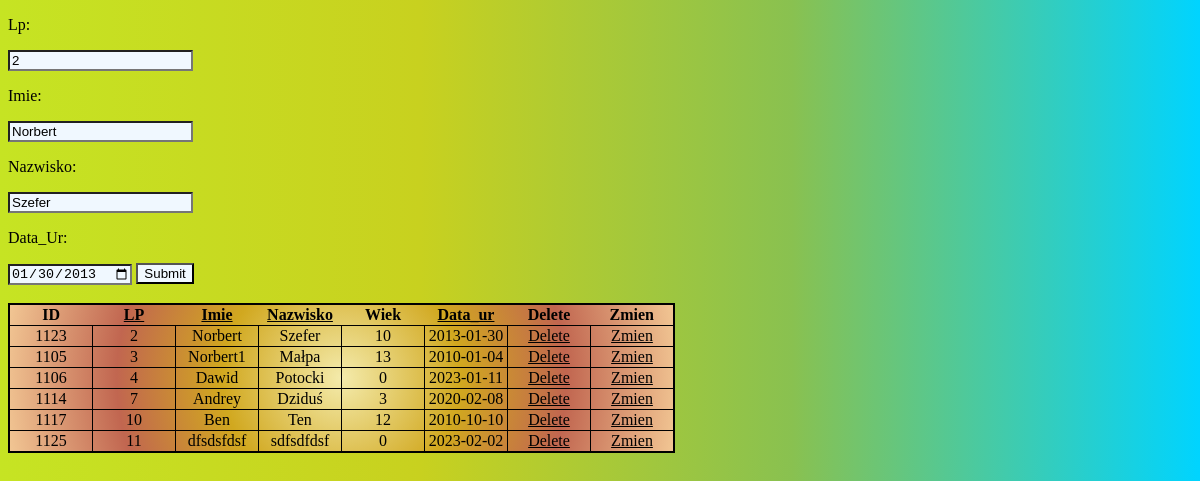
/1/Piasek.php?Zmien=1123, run on the app's committed database.
### tables this page shows
CREATE TABLE `reprezentacja` (
  `ID` int(11) NOT NULL,
  `LP` int(11) NOT NULL,
  `Imie` varchar(30) NOT NULL,
  `Nazwisko` varchar(30) NOT NULL,
  `Data_ur` date NOT NULL
);

### 1/Piasek.php (the view, shortened to what this page needs)
<!DOCTYPE html>
<html lang="en">
<head>
</head>
<body>
    <?php
    $conn = mysqli_connect("localhost", "root", "", "piasek");
    mysqli_query($conn, 'SET NAMES utf8');
    mysqli_query($conn, 'SET CHARACTER SET utf8');
    mysqli_query($conn, "SET collation_connection = utf8_polish_ci");
    if (isset($_GET['Zmien'])) {
        $ID = $_GET['Zmien'];
        $result = mysqli_query($conn, "SELECT * FROM reprezentacja WHERE ID = '$ID'");
        $row = mysqli_fetch_assoc($result);
        $LP = $row["LP"];
        $Imie = $row["Imie"];
        $Nazwisko = $row["Nazwisko"];
        $Data_ur = $row["Data_ur"];
    }
    ?>
    <form>
        <p>Lp: </p> <input type="text" value="<?php if (isset($_GET['Zmien']))
                                                    echo $LP; ?>" name="Lp" id="Lp">
        <p>Imie: </p><input type="text" value='<?php if (isset($_GET['Zmien']))
                                                    echo $Imie; ?>' name="Imie" id="imie">
        <p>Nazwisko: </p><input type="text" value='<?php if (isset($_GET['Zmien']))
                                                        echo $Nazwisko; ?>' name="Nazwisko" id="Nazwisko">
        <p>Data_Ur: </p><input type="Date" value='<?php if (isset($_GET['Zmien']))
                                                        echo $Data_ur; ?>' name="Data_ur" id="Data_ur">
        <input type="submit" name="submit">
    </form><br>
    <?php
    echo "<table>
        <thead>
            <tr>
            <th>ID</th>
            <th><a href='?sort=lp'>LP</a></th>
            <th><a href='?sort=imie'>Imie</a></th>
            <th><a href='?sort=nazwisko'>Nazwisko</a></th>
            <th>Wiek</th>
            <th><a href='?sort=data_ur'>Data_ur</a></th>
            <th>Delete</th>
            <th>Zmien</th>
            </tr>
        </thead>";
    $result = mysqli_query($conn, "SELECT * FROM reprezentacja ORDER BY " . $_SESSION['sort']);
    $obecna = new DateTime(date("y-m-d"));
    while ($row = mysqli_fetch_assoc($result)) {
        $data = new DateTime($row["Data_ur"]);
        $wiek = $obecna->diff($data);
        echo "
        <tr>
            <td>" . $row["ID"] . "</td>
            <td>" . $row["LP"] . "</td>
            <td>" . $row["Imie"] . "</td>
            <td>" . $row["Nazwisko"] . "</td>
            <td>" . $wiek->y . "</td>
            <td>" . $row["Data_ur"] . "</td>
            <td> <a href=\"Piasek.php?Delete=" . $row['ID'] . "\" onclick=\"return confirm('Potwierdz')\">Delete</a>  </td>
            <td> <a href=\"Piasek.php?Zmien=" . $row['ID'] . "\"> Zmien </a> </td>
        </tr>";
    }
    ?>
    </table>
</body>
</html>

### 1/Piasek.php (style rules this page uses)
body { background: rgb(198, 228, 35); background: linear-gradient(90deg, rgba(198, 228, 35, 1) 0%, rgba(200, 209, 31, 1) 35%, rgba(137, 193, 80, 1) 66%, rgba(0, 212, 255, 1) 100%); }
a { color: black; }
input { background-color: aliceblue; }
table { border-collapse: collapse; border: 2px solid black; background: rgb(244, 235, 172); background: radial-gradient(circle, rgba(244, 235, 172, 1) 0%, rgba(209, 168, 31, 1) 35%, rgba(193, 102, 80, 1) 66%, rgba(242, 199, 148, 1) 100%); }
td { border: 1px solid black; width: 5em; text-align: center; }
tr { border: 1px solid black; }

### data on the page
reprezentacja: Lp "2", Imie "Norbert", Nazwisko "Szefer", Data_ur "01/30/2013", ID "1123", LP "2", Data_ur "10", Data_ur "2013-01-30"
reprezentacja: ID "1105", LP "3", Imie "Norbert1", Nazwisko "Małpa", Data_ur "13", Data_ur "2010-01-04"
reprezentacja: ID "1106", LP "4", Imie "Dawid", Nazwisko "Potocki", Data_ur "0", Data_ur "2023-01-11"
reprezentacja: ID "1114", LP "7", Imie "Andrey", Nazwisko "Dziduś", Data_ur "3", Data_ur "2020-02-08"
reprezentacja: ID "1117", LP "10", Imie "Ben", Nazwisko "Ten", Data_ur "12", Data_ur "2010-10-10"
reprezentacja: ID "1125", LP "11", Imie "dfsdsfdsf", Nazwisko "sdfsdfdsf", Data_ur "0", Data_ur "2023-02-02"
